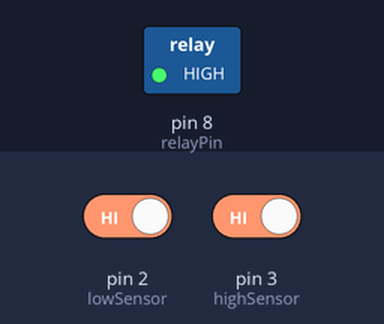
This sketch was run on a simulated Arduino Uno, built with avr-gcc and run on an emulated ATmega328P. On the bench: switched loads named in the sketch (green lamp = pin HIGH). Inputs (shaded band) come from the test bench; at power-on: pin 3 (highSensor) HIGH, pin 2 (lowSensor) HIGH.

Above: at 1.8 s.
1.9 s: pin 3 (highSensor) driven LOW
At 2.8 s:
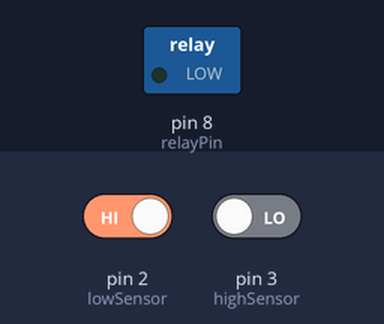
3.5 s: pin 3 (highSensor) driven HIGH
At 4.0 s:
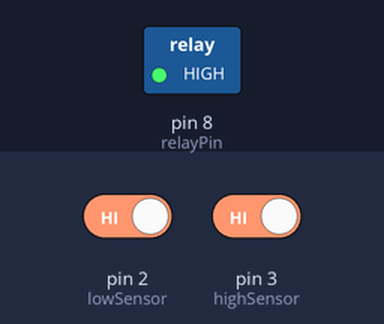
Timing chart, 0 to 6.5 s (numbered marks = the images above; inputs shaded):
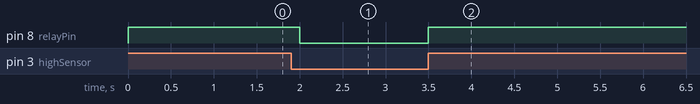

The sketch:

PUMP_CONTROLLER.ino
```cpp
int lowSensor = 2;
int highSensor = 3;
int relayPin = 8;

void setup() {
pinMode(lowSensor, INPUT_PULLUP);
pinMode(highSensor, INPUT_PULLUP);
pinMode(relayPin, OUTPUT);
digitalWrite(relayPin, LOW);
}

void loop() {
bool lowLevel = digitalRead(lowSensor);
bool highLevel = digitalRead(highSensor);

if (lowLevel == HIGH && highLevel == HIGH) {
digitalWrite(relayPin, HIGH);  // Turn ON pump
}

if (highLevel == LOW) {
digitalWrite(relayPin, LOW);
}
delay(500);
}
```

Measured:
- after the input at 1.9 s, pin 8 (relayPin): HIGH → LOW after 0.10 s
- after the input at 3.5 s, pin 8 (relayPin): LOW → HIGH at once
